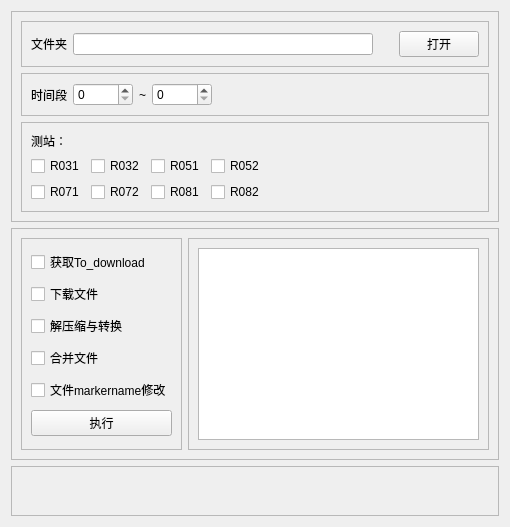
            <widget class="QWidget" name="page_2">
             <layout class="QVBoxLayout" name="verticalLayout_6">
              <item alignment="Qt::AlignmentFlag::AlignLeft|Qt::AlignmentFlag::AlignTop">
               <widget class="QFrame" name="page2_main_frame">
                <property name="sizePolicy">
                 <sizepolicy hsizetype="Preferred" vsizetype="Preferred">
                  <horstretch>0</horstretch>
                  <verstretch>0</verstretch>
                 </sizepolicy>
                </property>
                <property name="maximumSize">
                 <size>
                  <width>500</width>
                  <height>16777215</height>
                 </size>
                </property>
                <property name="frameShape">
                 <enum>QFrame::Shape::StyledPanel</enum>
                </property>
                <property name="frameShadow">
                 <enum>QFrame::Shadow::Raised</enum>
                </property>
                <layout class="QVBoxLayout" name="verticalLayout_7">
                 <item>
                  <widget class="QFrame" name="frame_4">
                   <property name="frameShape">
                    <enum>QFrame::Shape::StyledPanel</enum>
                   </property>
                   <property name="frameShadow">
                    <enum>QFrame::Shadow::Raised</enum>
                   </property>
                   <layout class="QHBoxLayout" name="horizontalLayout_5">
                    <item>
                     <widget class="QLabel" name="label">
                      <property name="text">
                       <string>文件夹</string>
                      </property>
                     </widget>
                    </item>
                    <item>
                     <widget class="QLineEdit" name="le_folder">
                      <property name="minimumSize">
                       <size>
                        <width>300</width>
                        <height>0</height>
                       </size>
                      </property>
                      <property name="text">
                       <string/>
                      </property>
                     </widget>
                    </item>
                    <item>
                     <spacer name="horizontalSpacer_2">
                      <property name="orientation">
                       <enum>Qt::Orientation::Horizontal</enum>
                      </property>
                      <property name="sizeHint" stdset="0">
                       <size>
                        <width>20</width>
                        <height>20</height>
                       </size>
                      </property>
                     </spacer>
                    </item>
                    <item>
                     <widget class="QPushButton" name="OpenFolderBtn">
                      <property name="text">
                       <string>打开</string>
                      </property>
                     </widget>
                    </item>
                   </layout>
                  </widget>
                 </item>
                 <item>
                  <widget class="QFrame" name="frame_5">
                   <property name="frameShape">
                    <enum>QFrame::Shape::StyledPanel</enum>
                   </property>
                   <property name="frameShadow">
                    <enum>QFrame::Shadow::Raised</enum>
                   </property>
                   <layout class="QHBoxLayout" name="horizontalLayout_6">
                    <item>
                     <widget class="QLabel" name="label_2">
                      <property name="text">
                       <string>时间段</string>
                      </property>
                     </widget>
                    </item>
                    <item>
                     <widget class="QSpinBox" name="spb_start">
                      <property name="minimumSize">
                       <size>
                        <width>60</width>
                        <height>0</height>
                       </size>
                      </property>
                      <property name="maximumSize">
                       <size>
                        <width>60</width>
                        <height>16777215</height>
                       </size>
                      </property>
                     </widget>
                    </item>
                    <item>
                     <widget class="QLabel" name="label_5">
                      <property name="text">
                       <string>~</string>
                      </property>
                     </widget>
                    </item>
                    <item>
                     <widget class="QSpinBox" name="spb_end">
                      <property name="minimumSize">
                       <size>
                        <width>60</width>
                        <height>0</height>
                       </size>
                      </property>
                      <property name="maximumSize">
                       <size>
                        <width>60</width>
                        <height>16777215</height>
                       </size>
                      </property>
                     </widget>
                    </item>
                    <item>
                     <spacer name="horizontalSpacer_6">
                      <property name="orientation">
                       <enum>Qt::Orientation::Horizontal</enum>
                      </property>
                      <property name="sizeHint" stdset="0">
                       <size>
                        <width>70</width>
                        <height>20</height>
                       </size>
                      </property>
                     </spacer>
                    </item>
                   </layout>
                  </widget>
                 </item>
                 <item>
                  <widget class="QFrame" name="frame_7">
                   <property name="frameShape">
                    <enum>QFrame::Shape::StyledPanel</enum>
                   </property>
                   <property name="frameShadow">
                    <enum>QFrame::Shadow::Raised</enum>
                   </property>
                   <layout class="QGridLayout" name="gridLayout">
                    <item row="1" column="1">
                     <widget class="QCheckBox" name="chk_R032">
                      <property name="text">
                       <string>R032</string>
                      </property>
                     </widget>
                    </item>
                    <item row="2" column="2">
                     <widget class="QCheckBox" name="chk_R081">
                      <property name="text">
                       <string>R081</string>
                      </property>
                     </widget>
                    </item>
                    <item row="1" column="3">
                     <widget class="QCheckBox" name="chk_R052">
                      <property name="text">
                       <string>R052</string>
                      </property>
                     </widget>
                    </item>
                    <item row="0" column="0">
                     <widget class="QLabel" name="label_6">
                      <property name="text">
                       <string>测站：</string>
                      </property>
                     </widget>
                    </item>
                    <item row="2" column="0">
                     <widget class="QCheckBox" name="chk_R071">
                      <property name="text">
                       <string>R071</string>
                      </property>
                     </widget>
                    </item>
                    <item row="2" column="1">
                     <widget class="QCheckBox" name="chk_R072">
                      <property name="text">
                       <string>R072</string>
                      </property>
                     </widget>
                    </item>
                    <item row="1" column="2">
                     <widget class="QCheckBox" name="chk_R051">
                      <property name="text">
                       <string>R051</string>
                      </property>
                     </widget>
                    </item>
                    <item row="2" column="3">
                     <widget class="QCheckBox" name="chk_R082">
                      <property name="text">
                       <string>R082</string>
                      </property>
                     </widget>
                    </item>
                    <item row="1" column="0">
                     <widget class="QCheckBox" name="chk_R031">
                      <property name="text">
                       <string>R031</string>
                      </property>
                     </widget>
                    </item>
                    <item row="1" column="4">
                     <spacer name="horizontalSpacer">
                      <property name="orientation">
                       <enum>Qt::Orientation::Horizontal</enum>
                      </property>
                      <property name="sizeHint" stdset="0">
                       <size>
                        <width>40</width>
                        <height>20</height>
                       </size>
                      </property>
                     </spacer>
                    </item>
                    <item row="2" column="4">
                     <spacer name="horizontalSpacer_3">
                      <property name="orientation">
                       <enum>Qt::Orientation::Horizontal</enum>
                      </property>
                      <property name="sizeHint" stdset="0">
                       <size>
                        <width>40</width>
                        <height>20</height>
                       </size>
                      </property>
                     </spacer>
                    </item>
                   </layout>
                  </widget>
                 </item>
                </layout>
               </widget>
              </item>
              <item>
               <widget class="QFrame" name="page2_mid_frame">
                <property name="sizePolicy">
                 <sizepolicy hsizetype="Preferred" vsizetype="Expanding">
                  <horstretch>0</horstretch>
                  <verstretch>0</verstretch>
                 </sizepolicy>
                </property>
                <property name="frameShape">
                 <enum>QFrame::Shape::StyledPanel</enum>
                </property>
                <property name="frameShadow">
                 <enum>QFrame::Shadow::Raised</enum>
                </property>
                <layout class="QHBoxLayout" name="horizontalLayout_7">
                 <item alignment="Qt::AlignmentFlag::AlignLeft">
                  <widget class="QFrame" name="frame_8">
                   <property name="frameShape">
                    <enum>QFrame::Shape::StyledPanel</enum>
                   </property>
                   <property name="frameShadow">
                    <enum>QFrame::Shadow::Raised</enum>
                   </property>
                   <layout class="QVBoxLayout" name="verticalLayout_4">
                    <item>
                     <widget class="QCheckBox" name="chk_p1">
                      <property name="text">
                       <string>获取To_download</string>
                      </property>
                     </widget>
                    </item>
                    <item>
                     <widget class="QCheckBox" name="chk_p2">
                      <property name="text">
                       <string>下载文件</string>
                      </property>
                     </widget>
                    </item>
                    <item>
                     <widget class="QCheckBox" name="chk_p3">
                      <property name="text">
                       <string>解压缩与转换</string>
                      </property>
                     </widget>
                    </item>
                    <item>
                     <widget class="QCheckBox" name="chk_p4">
                      <property name="text">
                       <string>合并文件</string>
                      </property>
                     </widget>
                    </item>
                    <item alignment="Qt::AlignmentFlag::AlignLeft">
                     <widget class="QCheckBox" name="chk_p5">
                      <property name="text">
                       <string>文件markername修改</string>
                      </property>
                     </widget>
                    </item>
                    <item>
                     <widget class="QPushButton" name="btn_runp">
                      <property name="text">
                       <string>执行</string>
                      </property>
                      <property name="icon">
                       <iconset resource="icon_black.qrc">
                        <normaloff>:/icon_black/icon_black/icon-test8.svg</normaloff>:/icon_black/icon_black/icon-test8.svg</iconset>
                      </property>
                     </widget>
                    </item>
                   </layout>
                  </widget>
                 </item>
                 <item>
                  <widget class="QFrame" name="frame_9">
                   <property name="frameShape">
                    <enum>QFrame::Shape::StyledPanel</enum>
                   </property>
                   <property name="frameShadow">
                    <enum>QFrame::Shadow::Raised</enum>
                   </property>
                   <layout class="QHBoxLayout" name="horizontalLayout_8">
                    <item>
                     <widget class="QTextEdit" name="downloadTxt"/>
                    </item>
                   </layout>
                  </widget>
                 </item>
                </layout>
               </widget>
              </item>
              <item>
               <widget class="QFrame" name="processbar_frame">
                <property name="minimumSize">
                 <size>
                  <width>0</width>
                  <height>50</height>
                 </size>
                </property>
                <property name="maximumSize">
                 <size>
                  <width>16777215</width>
                  <height>50</height>
                 </size>
                </property>
                <property name="frameShape">
                 <enum>QFrame::Shape::StyledPanel</enum>
                </property>
                <property name="frameShadow">
                 <enum>QFrame::Shadow::Raised</enum>
                </property>
               </widget>
              </item>
             </layout>
            </widget>
